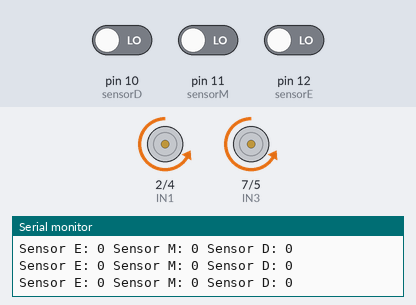
Recording of a sketch running on a simulated Arduino Uno, built with avr-gcc and run on an emulated ATmega328P. On the bench: motor-driver pin pairs drawn as motors (green arrow = first pin HIGH = forward, orange = second pin HIGH = backward, longer = more drive, scaled by the enable pin), the last lines printed to the serial monitor. Inputs (shaded band) come from the test bench; at power-on: pin 10 (sensorD) LOW, pin 12 (sensorE) LOW, pin 11 (sensorM) LOW.

Above: at 1.2 s.
1.3 s: pin 10 (sensorD) driven HIGH
At 2.5 s:
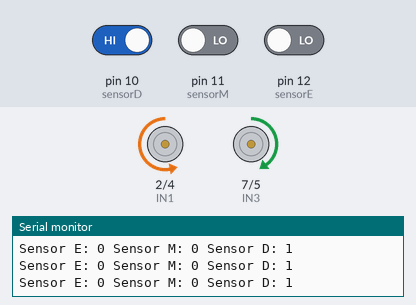
2.8 s: pin 10 (sensorD) driven LOW
At 3.9 s:
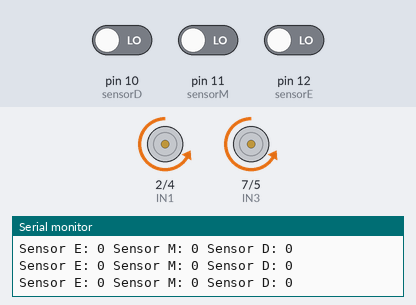
5.8 s: pin 12 (sensorE) driven HIGH
At 6.3 s:
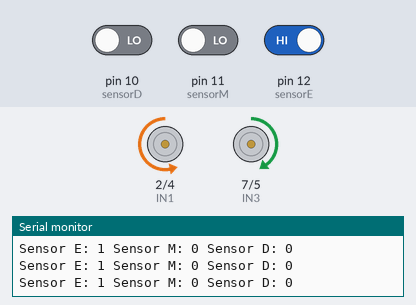
8.8 s: pin 11 (sensorM) driven HIGH
At 9.8 s:
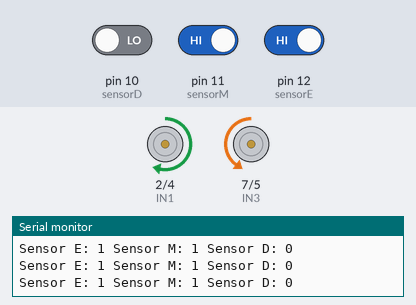
Timing chart, 0 to 11.3 s (numbered marks = the images above; inputs shaded):
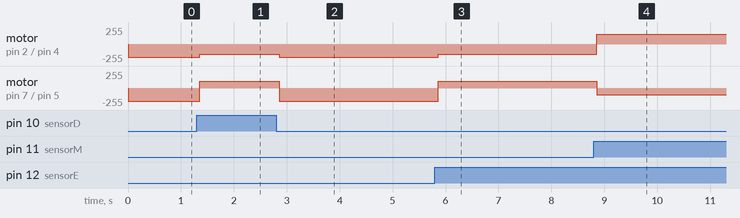

The sketch:

CertoMesmo.ino
```cpp
int ENA = 3;
int ENB = 6;
int IN1 = 2;
int IN2 = 4;
int IN3 = 7;
int IN4 = 5;

int sensorD = 10;
int sensorM = 11;
int sensorE = 12;

int velocidade = 200;  // Velocidade do motor (0 a 255)

void setup()
{
  Serial.begin(9600);

  pinMode(IN1, OUTPUT);
  pinMode(IN2, OUTPUT);
  pinMode(IN3, OUTPUT);
  pinMode(IN4, OUTPUT);
  pinMode(ENA, OUTPUT);
  pinMode(ENB, OUTPUT);

  pinMode(sensorD, INPUT);
  pinMode(sensorM, INPUT);
  pinMode(sensorE, INPUT);
}

void loop()
{
  int valorSensorE = digitalRead(sensorE);
  int valorSensorM = digitalRead(sensorM);
  int valorSensorD = digitalRead(sensorD);

  Serial.print("Sensor E: ");
  Serial.print(valorSensorE);
  Serial.print(" Sensor M: ");
  Serial.print(valorSensorM);
  Serial.print(" Sensor D: ");
  Serial.println(valorSensorD);
  if((is_black(valorSensorE) && is_black(valorSensorM) && is_black(valorSensorD)) || (!is_black(valorSensorE) && !is_black(valorSensorM) && !is_black(valorSensorD)) || (!is_black(valorSensorE) && is_black(valorSensorM) && !is_black(valorSensorD)))
  {
    praFrente();
  }
  else if(is_black(valorSensorE) && is_black(valorSensorM) && !is_black(valorSensorD))
  {
    praDireita();
  }
  else
  {
    praEsquerda();
  }

}

bool is_black(int valorSensor) {
  return valorSensor == 1;
}

void praFrente() {
  // Aciona os motores
  analogWrite(ENA, 200); //esquerda
  analogWrite(ENB, 200); // direita

  digitalWrite(IN1, LOW);   // A E
  digitalWrite(IN2, HIGH);  // A E
  digitalWrite(IN3, LOW);   // B D
  digitalWrite(IN4, HIGH);  // B D
}

void praEsquerda() {
  analogWrite(ENA, 150);
  analogWrite(ENB, 100);
  // Aciona os motores no sentido inverso
  digitalWrite(IN1, LOW);   // A E
  digitalWrite(IN2, HIGH);  // A E
  digitalWrite(IN3, HIGH);  // B D
  digitalWrite(IN4, LOW);   // B D
}

void praDireita() {
  analogWrite(ENA, 150);
  analogWrite(ENB, 100);
  // Aciona os motores no sentido inverso
  digitalWrite(IN1, HIGH);  // A E
  digitalWrite(IN2, LOW);   // A E
  digitalWrite(IN3, LOW);   // B D
  digitalWrite(IN4, HIGH);  // B D
}
//ter a opcao de colocar a velocidade como var da function --> fazer por ultimo
//arrumar o sensor direito (não está funfando direito (calibrar o sensor))
```

Measured:
- after the input at 1.3 s, motor on pin 2 (IN1) / pin 4 (IN2): backward 200/255 → backward 150/255 after 0.06 s; motor on pin 7 (IN3) / pin 5 (IN4): backward 200/255 → forward 100/255 after 0.06 s
- after the input at 2.8 s, motor on pin 2 (IN1) / pin 4 (IN2): backward 150/255 → backward 200/255 after 0.06 s; motor on pin 7 (IN3) / pin 5 (IN4): forward 100/255 → backward 200/255 after 0.06 s
- after the input at 5.8 s, motor on pin 2 (IN1) / pin 4 (IN2): backward 200/255 → backward 150/255 after 0.06 s; motor on pin 7 (IN3) / pin 5 (IN4): backward 200/255 → forward 100/255 after 0.06 s
- after the input at 8.8 s, motor on pin 2 (IN1) / pin 4 (IN2): backward 150/255 → forward 150/255 after 0.06 s; motor on pin 7 (IN3) / pin 5 (IN4): forward 100/255 → backward 100/255 after 0.06 s
